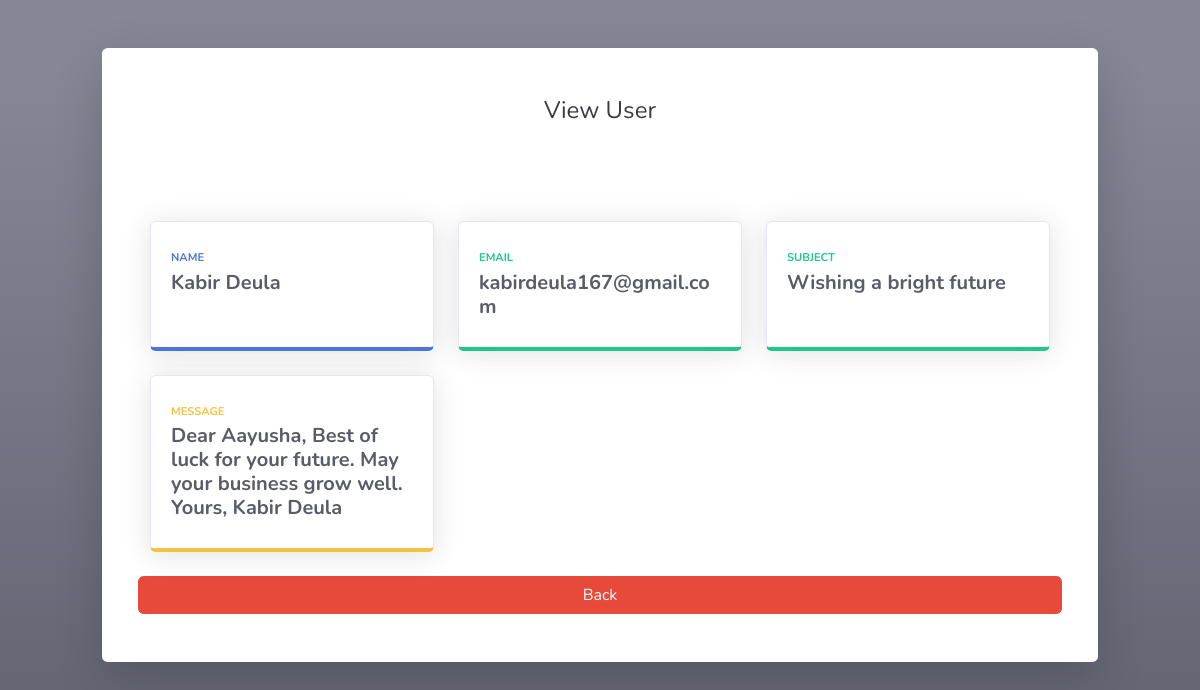
The app's page /admin/php/viewmessage.php?mID=1 with its own data.
### tables this page shows
CREATE TABLE `messagebox` (
  `mID` int(11) NOT NULL,
  `fName` varchar(50) NOT NULL,
  `lName` varchar(50) NOT NULL,
  `email` varchar(50) NOT NULL,
  `subText` varchar(50) NOT NULL,
  `messageField` varchar(255) NOT NULL
);

### admin/php/viewmessage.php (the view, shortened to what this page needs)
<?php
include('config.inc.php');
if(isset($_GET["mID"]) && !empty(trim($_GET["mID"]))){
    $ID = trim($_GET["mID"]);
    $sql = "SELECT * FROM messageBox WHERE mID = '$ID'";
    if($result = $conn -> query($sql)){
        if($result -> num_rows == 1){
            $row = $result -> fetch_array(MYSQLI_ASSOC);
            $fName = $row["fName"];
            $lName = $row["lName"];
            $email = $row["email"];
            $subText = $row["subText"];
            $messageField = $row["messageField"];
        }else{
                header("location: error.php");
                exit();
        }
    }
}
?>
<!DOCTYPE html>
<html lang="en">
<head>
    <link rel="stylesheet" href="../vendor/fontawesome-free/css/all.min.css" type="text/css">
    <link rel="stylesheet" href="../css/sb-admin-2.min.css">
</head>
<body class="bg-gradient-secondary">
    <div class="container">
        <div class="card o-hidden border-0 shadow-lg m-5">
            <div class="card-body p-0">
                <div class="text-center">
                        <h1 class="h4 text-gray-900 my-5">View User</h1>
                </div>
                <div class="row p-5">
                    <div class="col-xl-4 col-md-6 mb-4">
                        <div class="card border-bottom-primary shadow h-100 py-2">
                            <div class="card-body">
                                <div class="row no-gutters align-items-center">
                                    <div class="col mr-2">
                                        <div class="text-xs font-weight-bold text-primary text-uppercase mb-1">
                                            Name</div>
                                        <div class="h5 mb-0 font-weight-bold text-gray-800"><?php echo $fName. ' '. $lName;?></div>
                                    </div>
                                </div>
                            </div>
                        </div>
                    </div>
                    <div class="col-xl-4 col-md-6 mb-4">
                        <div class="card border-bottom-success shadow h-100 py-2">
                            <div class="card-body">
                                <div class="row no-gutters align-items-center">
                                    <div class="col mr-2">
                                        <div class="text-xs font-weight-bold text-success text-uppercase mb-1">
                                            Email</div>
                                        <div class="h5 mb-0 font-weight-bold text-gray-800"><?php echo $email;?></div>
                                    </div>
                                </div>
                            </div>
                        </div>
                    </div>
                    <div class="col-xl-4 col-md-6 mb-4">
                        <div class="card border-bottom-success shadow h-100 py-2">
                            <div class="card-body">
                                <div class="row no-gutters align-items-center">
                                    <div class="col mr-2">
                                        <div class="text-xs font-weight-bold text-success text-uppercase mb-1">
                                            Subject</div>
                                        <div class="h5 mb-0 font-weight-bold text-gray-800"><?php echo $subText;?></div>
                                    </div>
                                </div>
                            </div>
                        </div>
                    </div>
                    <div class="col-xl-4 col-md-6 mb-4">
                        <div class="card border-bottom-warning shadow h-100 py-2">
                            <div class="card-body">
                                <div class="row no-gutters align-items-center">
                                    <div class="col mr-2">
                                        <div class="text-xs font-weight-bold text-warning text-uppercase mb-1">
                                            Message</div>
                                        <div class="h5 mb-0 font-weight-bold text-gray-800"><?php echo $messageField;?></div>
                                    </div>
                                </div>
                            </div>
                        </div>
                                    </div>
                                    <a href="../messages.php" class="btn btn-danger btn-block">Back</a>
                                </div>
                            </div>
                        </div>
                    </div>
</body>
</html>

### records on screen
messagebox: fName "Kabir", lName "Deula", email "kabirdeula167@gmail.com", subText "Wishing a bright future", messageField "Dear Aayusha, Best of luck for your future. May your business grow well. Yours, Kabir Deula"
